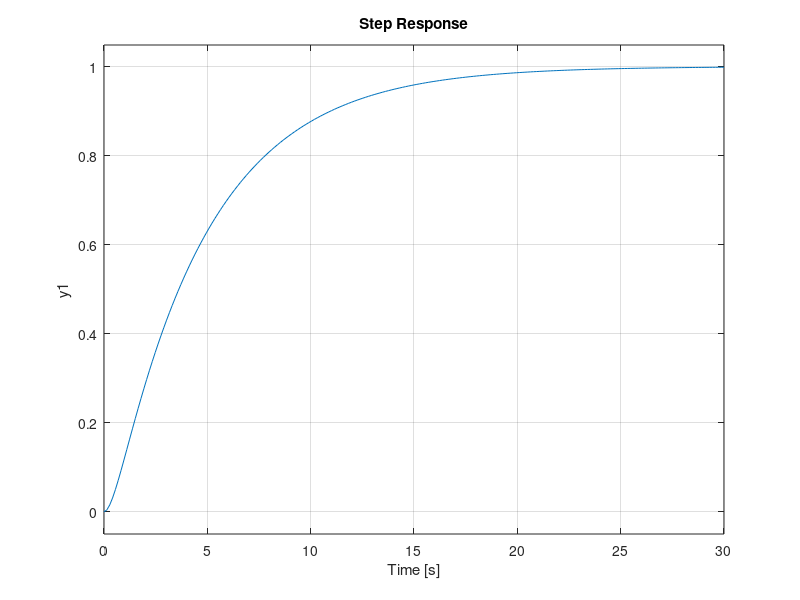

Write the MATLAB code that produced this figure.
clc;
clear all;
close all;

n = [1];
d = [2 5 1];
g = tf(n,d)
% int = tf ([100],[1 0]);
% intpath = parallel (100,int);
% diff = tf([5 0],[1]);
% diffpath = parallel(intpath,diff);
% finalpath = series(100,g);
% c = feedback (finalpath,1,-1)
step(g)


